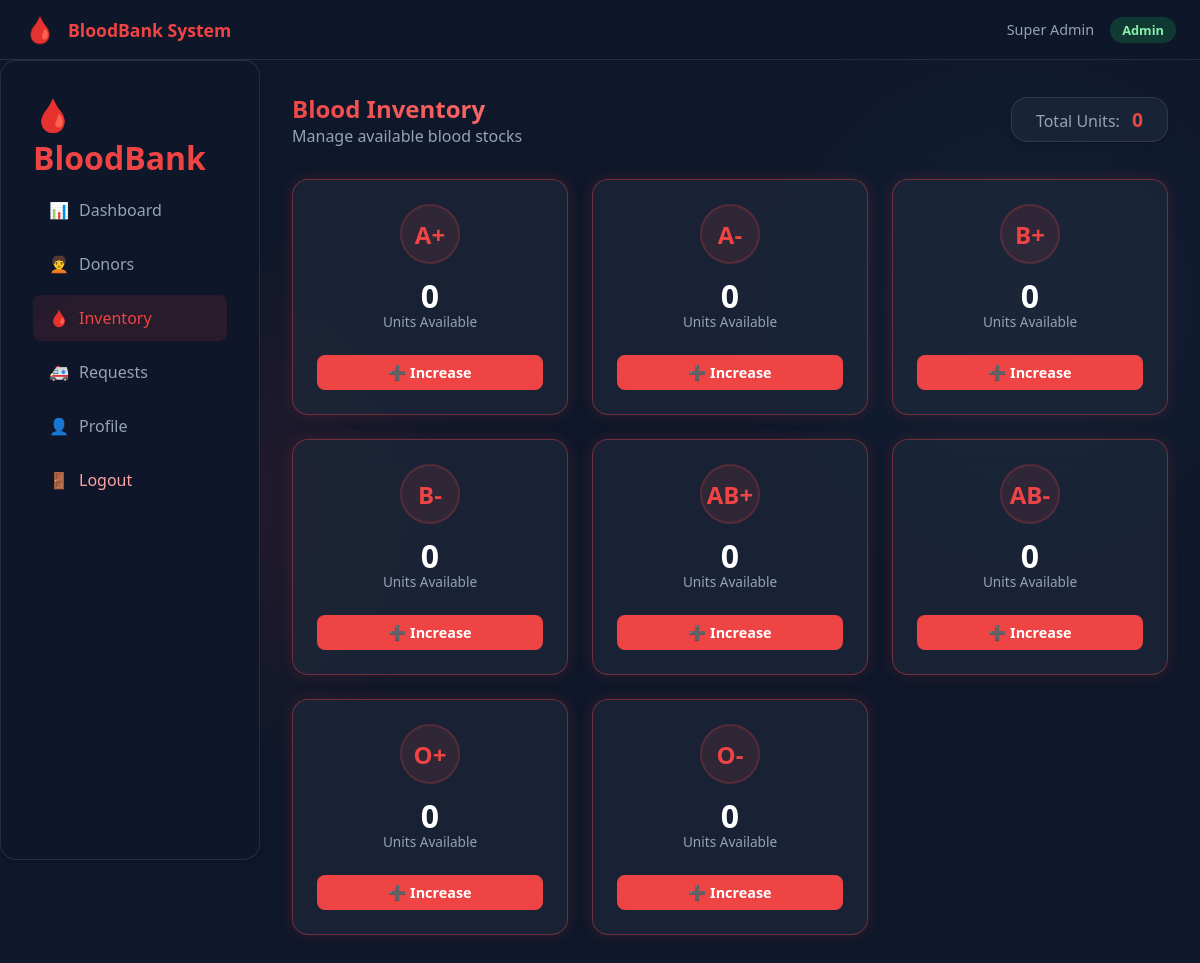
The page /inventory (signed in) on the database its author committed.
### tables this page shows
CREATE TABLE blood_inventory (
  id INT AUTO_INCREMENT PRIMARY KEY,
  blood_group ENUM('A+','A-','B+','B-','AB+','AB-','O+','O-') UNIQUE NOT NULL,
  units INT DEFAULT 0,
  last_updated TIMESTAMP DEFAULT CURRENT_TIMESTAMP
    ON UPDATE CURRENT_TIMESTAMP
);

### controllers/InventoryController.php (called while the page is built, shortened)
<?php
class InventoryController {
    private $pdo;
    public function __construct($pdo) {
        $this->pdo = $pdo;
    }
    public function index() {
        try {
            $stmt = $this->pdo->query("SELECT * FROM blood_inventory ORDER BY blood_group");
            $inventory = $stmt->fetchAll();
        } catch (PDOException $e) {
            $this->initInventoryTable();
            $inventory = [];
            $_SESSION['error'] = "Initialized inventory system. Please refresh.";
        }
        $totalUnits = 0;
        foreach ($inventory as $item) {
            $totalUnits += (int)$item['units'];
        }
        require __DIR__ . '/../views/inventory/index.php';
    }
}

### views/inventory/index.php (the view, shortened to what this page needs)
<?php
require_once __DIR__ . '/../layout/header.php';
$inventory  = $inventory ?? [];
$totalUnits = $totalUnits ?? 0;
?>
<div class="dashboard-container">
    <?php require_once __DIR__ . '/../layout/sidebar.php'; ?>
    <div class="main-content">
        <header style="display:flex;justify-content:space-between;align-items:center;margin-bottom:2rem;">
            <div>
                <h2 class="text-gradient">Blood Inventory</h2>
                <p style="color:var(--text-muted)">Manage available blood stocks</p>
            </div>
            <div class="glass-panel" style="padding:0.5rem 1.5rem;">
                <span style="color:var(--text-muted);margin-right:8px;">Total Units:</span>
                <strong style="font-size:1.2rem;color:var(--primary-color);"><?= (int)$totalUnits ?></strong>
            </div>
        </header>
        <div class="stats-grid" style="grid-template-columns: repeat(auto-fill, minmax(220px, 1fr)); gap: 1.5rem;">
            <?php if (!empty($inventory)): ?>
                <?php foreach ($inventory as $item): ?>
                    <?php
                        $units = (int)$item['units'];
                        $isLow = $units < 5;
                        $borderColor = $isLow ? 'rgba(239, 68, 68, 0.4)' : 'rgba(34, 197, 94, 0.3)';
                        $shadow      = $isLow ? '0 0 15px rgba(239, 68, 68, 0.15)' : 'none';
                    ?>
                    <div class="glass-panel stat-card" style="
                        border: 1px solid <?= $borderColor ?>;
                        box-shadow: <?= $shadow ?>;
                        display: flex;
                        flex-direction: column;
                        align-items: center;
                        padding: 1.5rem;
                        transition: transform 0.2s;
                    " onmouseover="this.style.transform='translateY(-5px)'"
                       onmouseout="this.style.transform='translateY(0)'">
                        <div style="
                            width: 60px;
                            height: 60px;
                            border-radius: 50%;
                            background: rgba(239, 68, 68, 0.1);
                            color: #ef4444;
                            display: flex;
                            align-items: center;
                            justify-content: center;
                            font-size: 1.5rem;
                            font-weight: 800;
                            margin-bottom: 1rem;
                            border: 2px solid rgba(239, 68, 68, 0.2);
                        ">
                            <?= htmlspecialchars($item['blood_group']) ?>
                        </div>
                        <div style="font-size: 2rem; font-weight: 700; color: white; line-height: 1;">
                            <?= $units ?>
                        </div>
                        <div style="font-size: 0.85rem; color: var(--text-muted); margin-bottom: 1.5rem;">
                            Units Available
                        </div>
                        <button class="btn btn-primary w-100"
                                onclick="openStockModal('<?= $item['blood_group'] ?>')"
                                style="font-size: 0.9rem; padding: 0.5rem;">
                            ➕ Increase
                        </button>
                    </div>
                <?php endforeach; ?>
            <?php else: ?>
                <div class="glass-panel" style="grid-column: 1 / -1; text-align: center; color: var(--text-muted);">
                    No inventory data found.
                </div>
            <?php endif; ?>
        </div>
    </div>
</div>
<?php require_once __DIR__ . '/../layout/footer.php'; ?>

### index.php (shortened to what this page needs)
<?php
require_once __DIR__ . '/config/database.php';
$requestUri = $_SERVER['REQUEST_URI'] ?? '/';
$path = parse_url($requestUri, PHP_URL_PATH);
$base = '/bloodbank';
if (strpos($path, $base) === 0) {
    $path = substr($path, strlen($base));
}
switch ($path) {
    case '/inventory':
        require_once __DIR__ . '/controllers/InventoryController.php';
        (new InventoryController($pdo))->index();
        break;
}

### views/layout/header.php (shortened to what this page needs)
<!DOCTYPE html>
<html lang="en">
<head>
    <link rel="stylesheet" href="<?= BASE_URL ?>/assets/css/style.css">
</head>
<body>
<header style="
    height:60px;
    background:rgba(15,23,42,0.95);
    border-bottom:1px solid rgba(255,255,255,0.1);
    display:flex;
    align-items:center;
    justify-content:space-between;
    padding:0 1.5rem;
    position:sticky;
    top:0;
    z-index:200;
">
    <div style="display:flex;align-items:center;gap:12px;">
        <span style="font-size:1.6rem;">🩸</span>
        <span style="font-weight:700;font-size:1.1rem;color:#ef4444;">
            BloodBank System
        </span>
    </div>
    <div style="display:flex;align-items:center;gap:1rem;">
        <?php if (!empty($_SESSION['user_name']) && !empty($_SESSION['user_role']) && $_SESSION['user_role'] !== 'guest'): ?>
            <span style="color:#94a3b8;font-size:.9rem;">
                <?= htmlspecialchars($_SESSION['user_name']) ?>
            </span>
            <span class="status-badge status-approved">
                <?= ucfirst($_SESSION['user_role']) ?>
            </span>
        <?php endif; ?>
    </div>
</header>

### views/layout/sidebar.php (shortened to what this page needs)
<?php
$userRole     = $_SESSION['user_role'] ?? 'donor';
$path         = parse_url($_SERVER['REQUEST_URI'], PHP_URL_PATH);
?>
<div class="sidebar glass-panel">
    <div class="logo mb-4">🩸 BloodBank</div>
    <nav>
        <a href="/bloodbank/dashboard"
           class="nav-link <?= strpos($path, '/dashboard') !== false ? 'active' : '' ?>">
            <span class="nav-icon">📊</span> Dashboard
        </a>
        <?php if ($userRole === 'admin' || $userRole === 'staff'): ?>
            <a href="/bloodbank/donors"
               class="nav-link <?= strpos($path, '/donors') !== false ? 'active' : '' ?>"
               style="display:flex;align-items:center;">
                <span class="nav-icon">🧑‍🦱</span> Donors
            </a>
            <a href="/bloodbank/inventory"
               class="nav-link <?= strpos($path, '/inventory') !== false ? 'active' : '' ?>">
                <span class="nav-icon">🩸</span> Inventory
            </a>
            <a href="/bloodbank/requests"
               class="nav-link <?= strpos($path, '/requests') !== false ? 'active' : '' ?>"
               style="display:flex;align-items:center;">
                <span class="nav-icon">🚑</span> Requests
            </a>
        <?php endif; ?>
        <a href="/bloodbank/profile"
           class="nav-link <?= strpos($path, '/profile') !== false ? 'active' : '' ?>">
            <span class="nav-icon">👤</span> Profile
        </a>
        <a href="/bloodbank/logout"
           class="nav-link"
           style="color:#fca5a5;">
            <span class="nav-icon">🚪</span> Logout
        </a>
    </nav>
</div>

### views/layout/footer.php
</body>
</html>

### assets/css/style.css (style rules this page uses)
:root { --bg-color: #0f172a; --card-bg: rgba(30, 41, 59, 0.7); --text-color: #f8fafc; --text-muted: #94a3b8; --primary-color: #ef4444; --primary-hover: #dc2626; --glass-border: 1px solid rgba(255, 255, 255, 0.1); --shadow: 0 4px 6px -1px rgba(0, 0, 0, 0.1), 0 2px 4px -1px rgba(0, 0, 0, 0.06); }
* { box-sizing: border-box; margin: 0; padding: 0; font-family: 'Segoe UI', Tahoma, Geneva, Verdana, sans-serif; }
body { background-color: var(--bg-color); color: var(--text-color); min-height: 100vh; display: flex; flex-direction: column; background-image: radial-gradient(circle at 15% 50%, rgba(239, 68, 68, 0.1), transparent 25%), radial-gradient(circle at 85% 30%, rgba(56, 189, 248, 0.05), transparent 25%); }
.glass-panel { background: var(--card-bg); backdrop-filter: blur(12px); -webkit-backdrop-filter: blur(12px); border: var(--glass-border); border-radius: 1rem; box-shadow: var(--shadow); }
.btn { display: inline-block; padding: 0.75rem 1.5rem; border-radius: 0.5rem; border: none; font-weight: 600; cursor: pointer; transition: all 0.3s ease; text-align: center; text-decoration: none; width: 100%; }
.btn-primary { background-color: var(--primary-color); color: white; }
.mb-4 { margin-bottom: 1.5rem; }
.logo { font-size: 2rem; font-weight: bold; color: var(--primary-color); margin-bottom: 0.5rem; display: inline-block; }
.text-gradient { background: linear-gradient(45deg, #ef4444, #f87171); -webkit-background-clip: text; -webkit-text-fill-color: transparent; }
.dashboard-container { display: flex; min-height: 100vh; }
.sidebar { width: 260px; background: rgba(15, 23, 42, 0.95); border-right: var(--glass-border); backdrop-filter: blur(10px); position: fixed; height: 100vh; padding: 2rem; transition: transform 0.3s ease; z-index: 100; }
.main-content { flex: 1; margin-left: 260px; padding: 2rem; width: calc(100% - 260px); }
.nav-link { display: flex; align-items: center; padding: 0.75rem 1rem; color: var(--text-muted); text-decoration: none; border-radius: 0.5rem; margin-bottom: 0.5rem; transition: all 0.3s ease; }
.nav-link:hover, .nav-link.active { background: rgba(239, 68, 68, 0.1); color: var(--primary-color); }
.nav-icon { margin-right: 10px; width: 20px; text-align: center; }
.stats-grid { display: grid; grid-template-columns: repeat(auto-fit, minmax(240px, 1fr)); gap: 1.5rem; margin-bottom: 2rem; }
.stat-card { padding: 1.5rem; display: flex; align-items: center; justify-content: space-between; transition: transform 0.3s ease; }
.status-badge { padding: 0.25rem 0.75rem; border-radius: 1rem; font-size: 0.8rem; font-weight: 600; }
.status-approved { background: rgba(34, 197, 94, 0.2); color: #86efac; }

### rows shown on the page
blood_inventory: blood_group "A+", units "0"
blood_inventory: blood_group "A-", units "0"
blood_inventory: blood_group "B+", units "0"
blood_inventory: blood_group "B-", units "0"
blood_inventory: blood_group "AB+", units "0"
blood_inventory: blood_group "AB-", units "0"
blood_inventory: blood_group "O+", units "0"
blood_inventory: blood_group "O-", units "0"

### other values the page prints
$_SESSION['user_name'] "Super Admin"
$_SESSION['user_role'] "Admin"
$totalUnits "0"
